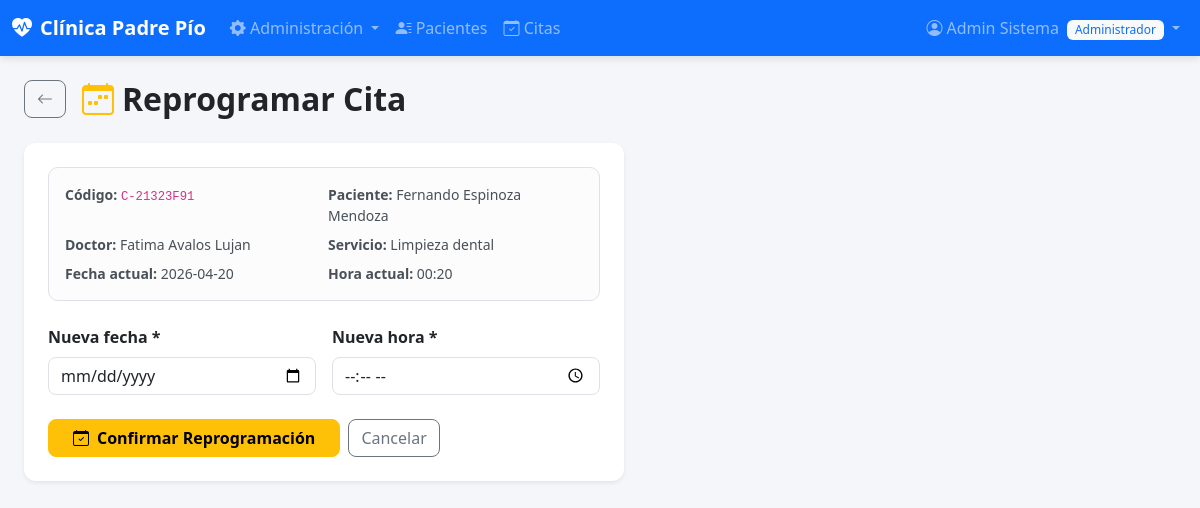
Screenshot of /citas/1/reprogramar (signed in) with the database file from the repository.
### tables this page shows
CREATE TABLE citas (
            id INTEGER PRIMARY KEY AUTOINCREMENT,
            codigo TEXT UNIQUE NOT NULL,
            paciente_id INTEGER NOT NULL,
            doctor_id INTEGER NOT NULL,
            servicio_id INTEGER NOT NULL,
            fecha TEXT NOT NULL,
            hora TEXT NOT NULL,
            estado TEXT DEFAULT 'confirmada' CHECK(estado IN ('confirmada','atendida','cancelada','no_asistio','pagada')),
            monto REAL NOT NULL,
            observaciones TEXT,
            creado_por INTEGER,
            fecha_creacion TEXT DEFAULT CURRENT_TIMESTAMP,
            FOREIGN KEY (paciente_id) REFERENCES pacientes(id),
            FOREIGN KEY (doctor_id) REFERENCES usuarios(id),
            FOREIGN KEY (servicio_id) REFERENCES servicios(id)
        );

CREATE TABLE servicios (
            id INTEGER PRIMARY KEY AUTOINCREMENT,
            nombre TEXT UNIQUE NOT NULL,
            descripcion TEXT,
            duracion INTEGER NOT NULL,
            buffer_limpieza INTEGER DEFAULT 0,
            costo REAL NOT NULL,
            estado TEXT DEFAULT 'activo' CHECK(estado IN ('activo','inactivo'))
        );

### app.py (the view, shortened to what this page needs)
@app.route('/citas/<int:cid>/reprogramar', methods=['GET', 'POST'])
@login_required(['recepcionista', 'administrador'])
def reprogramar_cita(cid):
    db = get_db()
    cita = db.execute('''SELECT c.*, u.nombres||' '||u.apellidos AS doctor, s.nombre AS servicio,
                         p.nombres||' '||p.apellidos AS paciente
                         FROM citas c JOIN usuarios u ON c.doctor_id=u.id
                         JOIN servicios s ON c.servicio_id=s.id
                         JOIN pacientes p ON c.paciente_id=p.id
                         WHERE c.id=?''', (cid,)).fetchone()
    db.close()
    db.close()
    return render_template('recepcionista/reprogramar_cita.html', cita=cita, now=date.today().isoformat())

### app.py (called while the page is built)
def login_required(roles=None):
    def decorator(f):
        @wraps(f)
        def wrapped(*args, **kwargs):
            if 'usuario_id' not in session:
                flash('Debes iniciar sesión.', 'warning')
                return redirect(url_for('login'))
            if roles and session.get('rol') not in roles:
                flash('No tienes permiso para acceder a esta sección.', 'danger')
                return redirect(url_for('dashboard'))
            return f(*args, **kwargs)
        return wrapped
    return decorator

### database.py (called while the page is built)
def get_db():
    conn = sqlite3.connect(DB_PATH)
    conn.row_factory = sqlite3.Row
    conn.execute("PRAGMA foreign_keys = ON")
    return conn

### templates/recepcionista/reprogramar_cita.html (shortened to what this page needs)
{% extends 'base.html' %}
{% block content %}
<div class="d-flex align-items-center mb-4">
  <a href="{{ url_for('citas') }}" class="btn btn-outline-secondary me-3"><i class="bi bi-arrow-left"></i></a>
  <h2 class="fw-bold mb-0"><i class="bi bi-calendar-week me-2 text-warning"></i>Reprogramar Cita</h2>
</div>
<div class="card shadow-sm border-0" style="max-width:600px">
  <div class="card-body p-4">
    <div class="alert alert-light border mb-4">
      <div class="row g-2 small">
        <div class="col-md-6"><strong>Código:</strong> <code>{{ cita.codigo }}</code></div>
        <div class="col-md-6"><strong>Paciente:</strong> {{ cita.paciente }}</div>
        <div class="col-md-6"><strong>Doctor:</strong> {{ cita.doctor }}</div>
        <div class="col-md-6"><strong>Servicio:</strong> {{ cita.servicio }}</div>
        <div class="col-md-6"><strong>Fecha actual:</strong> {{ cita.fecha }}</div>
        <div class="col-md-6"><strong>Hora actual:</strong> {{ cita.hora }}</div>
      </div>
    </div>
    <form method="POST">
      <div class="row g-3">
        <div class="col-md-6">
          <label class="form-label fw-semibold">Nueva fecha *</label>
          <input type="date" name="fecha" class="form-control" required min="{{ now }}">
        </div>
        <div class="col-md-6">
          <label class="form-label fw-semibold">Nueva hora *</label>
          <input type="time" name="hora" class="form-control" required>
        </div>
      </div>
      <div class="d-flex gap-2 mt-4">
        <button type="submit" class="btn btn-warning px-4 fw-bold" onclick="return confirm('¿Confirmar reprogramación?')">
          <i class="bi bi-calendar-check me-2"></i>Confirmar Reprogramación
        </button>
        <a href="{{ url_for('citas') }}" class="btn btn-outline-secondary">Cancelar</a>
      </div>
    </form>
  </div>
</div>
{% endblock %}

### static/css/style.css (style rules this page uses)
body { background-color: #f5f6fa; font-family: 'Segoe UI', sans-serif; }
.card { border-radius: 12px; }
.alert { border-radius: 10px; }
.btn { border-radius: 8px; }
.form-control, .form-select { border-radius: 8px; }

### rows the page displays
citas: codigo "C-21323F91", fecha "2026-04-20", hora "00:20"
servicios: servicio "Limpieza dental"

### other values shown
{{ session.nombre }} "Admin Sistema"
{{ session.rol|title }} "Administrador"
{{ cita.paciente }} "Fernando Espinoza Mendoza"
{{ cita.doctor }} "Fatima Avalos Lujan"
